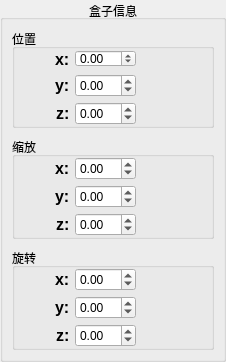
          <widget class="QGroupBox" name="PhantomBox">
           <property name="title">
            <string>盒子信息</string>
           </property>
           <property name="alignment">
            <set>Qt::AlignCenter</set>
           </property>
           <layout class="QGridLayout" name="gridLayout_4">
            <property name="leftMargin">
             <number>9</number>
            </property>
            <property name="topMargin">
             <number>9</number>
            </property>
            <property name="rightMargin">
             <number>9</number>
            </property>
            <property name="bottomMargin">
             <number>9</number>
            </property>
            <property name="horizontalSpacing">
             <number>6</number>
            </property>
            <property name="verticalSpacing">
             <number>9</number>
            </property>
            <item row="0" column="0">
             <widget class="QGroupBox" name="PhantomBoxPos">
              <property name="title">
               <string>位置</string>
              </property>
              <layout class="QGridLayout" name="gridLayout_8">
               <property name="leftMargin">
                <number>0</number>
               </property>
               <property name="topMargin">
                <number>0</number>
               </property>
               <property name="rightMargin">
                <number>0</number>
               </property>
               <property name="bottomMargin">
                <number>0</number>
               </property>
               <property name="spacing">
                <number>0</number>
               </property>
               <item row="0" column="0">
                <layout class="QVBoxLayout" name="verticalLayout_2">
                 <item>
                  <layout class="QHBoxLayout" name="horizontalLayout_4">
                   <item>
                    <spacer name="horizontalSpacer_23">
                     <property name="orientation">
                      <enum>Qt::Horizontal</enum>
                     </property>
                     <property name="sizeHint" stdset="0">
                      <size>
                       <width>40</width>
                       <height>20</height>
                      </size>
                     </property>
                    </spacer>
                   </item>
                   <item>
                    <widget class="QLabel" name="label_x">
                     <property name="font">
                      <font>
                       <pointsize>12</pointsize>
                       <weight>75</weight>
                       <bold>true</bold>
                      </font>
                     </property>
                     <property name="text">
                      <string>x:</string>
                     </property>
                    </widget>
                   </item>
                   <item>
                    <spacer name="horizontalSpacer_4">
                     <property name="orientation">
                      <enum>Qt::Horizontal</enum>
                     </property>
                     <property name="sizeType">
                      <enum>QSizePolicy::Fixed</enum>
                     </property>
                     <property name="sizeHint" stdset="0">
                      <size>
                       <width>5</width>
                       <height>20</height>
                      </size>
                     </property>
                    </spacer>
                   </item>
                   <item>
                    <widget class="QDoubleSpinBox" name="SpinBox_box_pos_x">
                     <property name="sizePolicy">
                      <sizepolicy hsizetype="Fixed" vsizetype="Fixed">
                       <horstretch>0</horstretch>
                       <verstretch>0</verstretch>
                      </sizepolicy>
                     </property>
                     <property name="minimumSize">
                      <size>
                       <width>60</width>
                       <height>17</height>
                      </size>
                     </property>
                     <property name="maximumSize">
                      <size>
                       <width>100</width>
                       <height>17</height>
                      </size>
                     </property>
                     <property name="decimals">
                      <number>2</number>
                     </property>
                     <property name="minimum">
                      <double>-99.989999999999995</double>
                     </property>
                     <property name="singleStep">
                      <double>0.100000000000000</double>
                     </property>
                    </widget>
                   </item>
                   <item>
                    <spacer name="horizontalSpacer_24">
                     <property name="orientation">
                      <enum>Qt::Horizontal</enum>
                     </property>
                     <property name="sizeType">
                      <enum>QSizePolicy::Fixed</enum>
                     </property>
                     <property name="sizeHint" stdset="0">
                      <size>
                       <width>75</width>
                       <height>20</height>
                      </size>
                     </property>
                    </spacer>
                   </item>
                  </layout>
                 </item>
                 <item>
                  <spacer name="verticalSpacer_6">
                   <property name="orientation">
                    <enum>Qt::Vertical</enum>
                   </property>
                   <property name="sizeType">
                    <enum>QSizePolicy::Fixed</enum>
                   </property>
                   <property name="sizeHint" stdset="0">
                    <size>
                     <width>20</width>
                     <height>5</height>
                    </size>
                   </property>
                  </spacer>
                 </item>
                 <item>
                  <layout class="QHBoxLayout" name="horizontalLayout_5">
                   <item>
                    <spacer name="horizontalSpacer_25">
                     <property name="orientation">
                      <enum>Qt::Horizontal</enum>
                     </property>
                     <property name="sizeHint" stdset="0">
                      <size>
                       <width>40</width>
                       <height>20</height>
                      </size>
                     </property>
                    </spacer>
                   </item>
                   <item>
                    <widget class="QLabel" name="label_y">
                     <property name="font">
                      <font>
                       <pointsize>12</pointsize>
                       <weight>75</weight>
                       <bold>true</bold>
                      </font>
                     </property>
                     <property name="text">
                      <string>y:</string>
                     </property>
                    </widget>
                   </item>
                   <item>
                    <spacer name="horizontalSpacer_5">
                     <property name="orientation">
                      <enum>Qt::Horizontal</enum>
                     </property>
                     <property name="sizeType">
                      <enum>QSizePolicy::Fixed</enum>
                     </property>
                     <property name="sizeHint" stdset="0">
                      <size>
                       <width>5</width>
                       <height>20</height>
                      </size>
                     </property>
                    </spacer>
                   </item>
                   <item>
                    <widget class="QDoubleSpinBox" name="SpinBox_box_pos_y">
                     <property name="decimals">
                      <number>2</number>
                     </property>
                     <property name="minimum">
                      <double>-99.989999999999995</double>
                     </property>
                     <property name="singleStep">
                      <double>0.100000000000000</double>
                     </property>
                    </widget>
                   </item>
                   <item>
                    <spacer name="horizontalSpacer_26">
                     <property name="orientation">
                      <enum>Qt::Horizontal</enum>
                     </property>
                     <property name="sizeType">
                      <enum>QSizePolicy::Fixed</enum>
                     </property>
                     <property name="sizeHint" stdset="0">
                      <size>
                       <width>75</width>
                       <height>20</height>
                      </size>
                     </property>
                    </spacer>
                   </item>
                  </layout>
                 </item>
                 <item>
                  <spacer name="verticalSpacer_7">
                   <property name="orientation">
                    <enum>Qt::Vertical</enum>
                   </property>
                   <property name="sizeType">
                    <enum>QSizePolicy::Fixed</enum>
                   </property>
                   <property name="sizeHint" stdset="0">
                    <size>
                     <width>20</width>
                     <height>5</height>
                    </size>
                   </property>
                  </spacer>
                 </item>
                 <item>
                  <layout class="QHBoxLayout" name="horizontalLayout_6">
                   <item>
                    <spacer name="horizontalSpacer_27">
                     <property name="orientation">
                      <enum>Qt::Horizontal</enum>
                     </property>
                     <property name="sizeHint" stdset="0">
                      <size>
                       <width>40</width>
                       <height>20</height>
                      </size>
                     </property>
                    </spacer>
                   </item>
                   <item>
                    <widget class="QLabel" name="label_z">
                     <property name="font">
                      <font>
                       <pointsize>12</pointsize>
                       <weight>75</weight>
                       <bold>true</bold>
                      </font>
                     </property>
                     <property name="text">
                      <string>z:</string>
                     </property>
                    </widget>
                   </item>
                   <item>
                    <spacer name="horizontalSpacer_6">
                     <property name="orientation">
                      <enum>Qt::Horizontal</enum>
                     </property>
                     <property name="sizeType">
                      <enum>QSizePolicy::Fixed</enum>
                     </property>
                     <property name="sizeHint" stdset="0">
                      <size>
                       <width>5</width>
                       <height>20</height>
                      </size>
                     </property>
                    </spacer>
                   </item>
                   <item>
                    <widget class="QDoubleSpinBox" name="SpinBox_box_pos_z">
                     <property name="decimals">
                      <number>2</number>
                     </property>
                     <property name="minimum">
                      <double>-99.989999999999995</double>
                     </property>
                     <property name="singleStep">
                      <double>0.100000000000000</double>
                     </property>
                    </widget>
                   </item>
                   <item>
                    <spacer name="horizontalSpacer_28">
                     <property name="orientation">
                      <enum>Qt::Horizontal</enum>
                     </property>
                     <property name="sizeType">
                      <enum>QSizePolicy::Fixed</enum>
                     </property>
                     <property name="sizeHint" stdset="0">
                      <size>
                       <width>75</width>
                       <height>20</height>
                      </size>
                     </property>
                    </spacer>
                   </item>
                  </layout>
                 </item>
                </layout>
               </item>
              </layout>
             </widget>
            </item>
            <item row="1" column="0">
             <widget class="QGroupBox" name="PhantomBoxSize">
              <property name="title">
               <string>缩放</string>
              </property>
              <layout class="QGridLayout" name="gridLayout_7">
               <property name="leftMargin">
                <number>0</number>
               </property>
               <property name="topMargin">
                <number>0</number>
               </property>
               <property name="rightMargin">
                <number>0</number>
               </property>
               <property name="bottomMargin">
                <number>0</number>
               </property>
               <property name="spacing">
                <number>0</number>
               </property>
               <item row="0" column="0">
                <layout class="QVBoxLayout" name="verticalLayout_3">
                 <item>
                  <layout class="QHBoxLayout" name="horizontalLayout_7">
                   <item>
                    <spacer name="horizontalSpacer_29">
                     <property name="orientation">
                      <enum>Qt::Horizontal</enum>
                     </property>
                     <property name="sizeHint" stdset="0">
                      <size>
                       <width>40</width>
                       <height>20</height>
                      </size>
                     </property>
                    </spacer>
                   </item>
                   <item>
                    <widget class="QLabel" name="label_x_2">
                     <property name="font">
                      <font>
                       <pointsize>12</pointsize>
                       <weight>75</weight>
                       <bold>true</bold>
                      </font>
                     </property>
                     <property name="text">
                      <string>x:</string>
                     </property>
                    </widget>
                   </item>
                   <item>
                    <spacer name="horizontalSpacer_7">
                     <property name="orientation">
                      <enum>Qt::Horizontal</enum>
                     </property>
                     <property name="sizeType">
                      <enum>QSizePolicy::Fixed</enum>
                     </property>
                     <property name="sizeHint" stdset="0">
                      <size>
                       <width>5</width>
                       <height>20</height>
                      </size>
                     </property>
                    </spacer>
                   </item>
                   <item>
                    <widget class="QDoubleSpinBox" name="SpinBox_box_size_x">
                     <property name="decimals">
                      <number>2</number>
                     </property>
                     <property name="minimum">
                      <double>-99.989999999999995</double>
                     </property>
                     <property name="singleStep">
                      <double>0.100000000000000</double>
                     </property>
                    </widget>
                   </item>
                   <item>
                    <spacer name="horizontalSpacer_30">
                     <property name="orientation">
                      <enum>Qt::Horizontal</enum>
                     </property>
                     <property name="sizeType">
                      <enum>QSizePolicy::Fixed</enum>
                     </property>
                     <property name="sizeHint" stdset="0">
                      <size>
                       <width>75</width>
                       <height>20</height>
                      </size>
                     </property>
                    </spacer>
                   </item>
                  </layout>
                 </item>
                 <item>
                  <spacer name="verticalSpacer_8">
                   <property name="orientation">
                    <enum>Qt::Vertical</enum>
                   </property>
                   <property name="sizeType">
                    <enum>QSizePolicy::Fixed</enum>
                   </property>
                   <property name="sizeHint" stdset="0">
                    <size>
                     <width>20</width>
                     <height>5</height>
                    </size>
                   </property>
                  </spacer>
                 </item>
                 <item>
                  <layout class="QHBoxLayout" name="horizontalLayout_8">
                   <item>
                    <spacer name="horizontalSpacer_31">
                     <property name="orientation">
                      <enum>Qt::Horizontal</enum>
                     </property>
                     <property name="sizeHint" stdset="0">
                      <size>
                       <width>40</width>
                       <height>20</height>
                      </size>
                     </property>
                    </spacer>
                   </item>
                   <item>
                    <widget class="QLabel" name="label_y_2">
                     <property name="font">
                      <font>
                       <pointsize>12</pointsize>
                       <weight>75</weight>
                       <bold>true</bold>
                      </font>
                     </property>
                     <property name="text">
                      <string>y:</string>
                     </property>
                    </widget>
                   </item>
                   <item>
                    <spacer name="horizontalSpacer_8">
                     <property name="orientation">
                      <enum>Qt::Horizontal</enum>
                     </property>
                     <property name="sizeType">
                      <enum>QSizePolicy::Fixed</enum>
                     </property>
                     <property name="sizeHint" stdset="0">
                      <size>
                       <width>5</width>
                       <height>20</height>
                      </size>
                     </property>
                    </spacer>
                   </item>
                   <item>
                    <widget class="QDoubleSpinBox" name="SpinBox_box_size_y">
                     <property name="decimals">
                      <number>2</number>
                     </property>
                     <property name="minimum">
                      <double>-99.989999999999995</double>
                     </property>
                     <property name="singleStep">
                      <double>0.100000000000000</double>
                     </property>
                    </widget>
                   </item>
                   <item>
                    <spacer name="horizontalSpacer_32">
                     <property name="orientation">
                      <enum>Qt::Horizontal</enum>
                     </property>
                     <property name="sizeType">
                      <enum>QSizePolicy::Fixed</enum>
                     </property>
                     <property name="sizeHint" stdset="0">
                      <size>
                       <width>75</width>
                       <height>20</height>
                      </size>
                     </property>
                    </spacer>
                   </item>
                  </layout>
                 </item>
                 <item>
                  <spacer name="verticalSpacer_9">
                   <property name="orientation">
                    <enum>Qt::Vertical</enum>
                   </property>
                   <property name="sizeType">
                    <enum>QSizePolicy::Fixed</enum>
                   </property>
                   <property name="sizeHint" stdset="0">
                    <size>
                     <width>20</width>
                     <height>5</height>
                    </size>
                   </property>
                  </spacer>
                 </item>
                 <item>
                  <layout class="QHBoxLayout" name="horizontalLayout_9">
                   <item>
                    <spacer name="horizontalSpacer_33">
                     <property name="orientation">
                      <enum>Qt::Horizontal</enum>
                     </property>
                     <property name="sizeHint" stdset="0">
                      <size>
                       <width>40</width>
                       <height>20</height>
                      </size>
                     </property>
                    </spacer>
                   </item>
                   <item>
                    <widget class="QLabel" name="label_z_2">
                     <property name="font">
                      <font>
                       <pointsize>12</pointsize>
                       <weight>75</weight>
                       <bold>true</bold>
                      </font>
                     </property>
                     <property name="text">
                      <string>z:</string>
                     </property>
                    </widget>
                   </item>
                   <item>
                    <spacer name="horizontalSpacer_9">
                     <property name="orientation">
                      <enum>Qt::Horizontal</enum>
                     </property>
                     <property name="sizeType">
                      <enum>QSizePolicy::Fixed</enum>
                     </property>
                     <property name="sizeHint" stdset="0">
                      <size>
                       <width>5</width>
                       <height>20</height>
                      </size>
                     </property>
                    </spacer>
                   </item>
                   <item>
                    <widget class="QDoubleSpinBox" name="SpinBox_box_size_z">
                     <property name="decimals">
                      <number>2</number>
                     </property>
                     <property name="minimum">
                      <double>-99.989999999999995</double>
                     </property>
                     <property name="singleStep">
                      <double>0.100000000000000</double>
                     </property>
                    </widget>
                   </item>
                   <item>
                    <spacer name="horizontalSpacer_34">
                     <property name="orientation">
                      <enum>Qt::Horizontal</enum>
                     </property>
                     <property name="sizeType">
                      <enum>QSizePolicy::Fixed</enum>
                     </property>
                     <property name="sizeHint" stdset="0">
                      <size>
                       <width>75</width>
                       <height>20</height>
                      </size>
                     </property>
                    </spacer>
                   </item>
                  </layout>
                 </item>
                </layout>
               </item>
              </layout>
             </widget>
            </item>
            <item row="2" column="0">
             <widget class="QGroupBox" name="PhantomBoxRot">
              <property name="title">
               <string>旋转</string>
              </property>
              <layout class="QGridLayout" name="gridLayout_6">
               <property name="leftMargin">
                <number>0</number>
               </property>
               <property name="topMargin">
                <number>0</number>
               </property>
               <property name="rightMargin">
                <number>0</number>
               </property>
               <property name="bottomMargin">
                <number>0</number>
               </property>
               <property name="spacing">
                <number>0</number>
               </property>
               <item row="0" column="0">
                <layout class="QVBoxLayout" name="verticalLayout_4">
                 <item>
                  <layout class="QHBoxLayout" name="horizontalLayout_10">
                   <item>
                    <spacer name="horizontalSpacer_35">
                     <property name="orientation">
                      <enum>Qt::Horizontal</enum>
                     </property>
                     <property name="sizeHint" stdset="0">
                      <size>
                       <width>40</width>
                       <height>20</height>
                      </size>
                     </property>
                    </spacer>
                   </item>
                   <item>
                    <widget class="QLabel" name="label_x_3">
                     <property name="font">
                      <font>
                       <pointsize>12</pointsize>
                       <weight>75</weight>
                       <bold>true</bold>
                      </font>
                     </property>
                     <property name="text">
                      <string>x:</string>
                     </property>
                    </widget>
                   </item>
                   <item>
                    <spacer name="horizontalSpacer_10">
                     <property name="orientation">
                      <enum>Qt::Horizontal</enum>
                     </property>
                     <property name="sizeType">
                      <enum>QSizePolicy::Fixed</enum>
                     </property>
                     <property name="sizeHint" stdset="0">
                      <size>
                       <width>5</width>
                       <height>20</height>
                      </size>
                     </property>
                    </spacer>
                   </item>
                   <item>
                    <widget class="QDoubleSpinBox" name="SpinBox_box_rot_x">
                     <property name="decimals">
                      <number>2</number>
                     </property>
                     <property name="minimum">
                      <double>-99.989999999999995</double>
                     </property>
                     <property name="singleStep">
                      <double>0.100000000000000</double>
                     </property>
                    </widget>
                   </item>
                   <item>
                    <spacer name="horizontalSpacer_36">
                     <property name="orientation">
                      <enum>Qt::Horizontal</enum>
                     </property>
                     <property name="sizeType">
                      <enum>QSizePolicy::Fixed</enum>
                     </property>
                     <property name="sizeHint" stdset="0">
                      <size>
                       <width>75</width>
                       <height>20</height>
                      </size>
                     </property>
                    </spacer>
                   </item>
                  </layout>
                 </item>
                 <item>
                  <spacer name="verticalSpacer_10">
                   <property name="orientation">
                    <enum>Qt::Vertical</enum>
                   </property>
                   <property name="sizeHint" stdset="0">
                    <size>
                     <width>20</width>
                     <height>5</height>
                    </size>
                   </property>
                  </spacer>
                 </item>
                 <item>
                  <layout class="QHBoxLayout" name="horizontalLayout_11">
                   <item>
                    <spacer name="horizontalSpacer_37">
                     <property name="orientation">
                      <enum>Qt::Horizontal</enum>
                     </property>
                     <property name="sizeHint" stdset="0">
                      <size>
                       <width>40</width>
                       <height>20</height>
                      </size>
                     </property>
                    </spacer>
                   </item>
                   <item>
                    <widget class="QLabel" name="label_y_3">
                     <property name="font">
                      <font>
                       <pointsize>12</pointsize>
                       <weight>75</weight>
                       <bold>true</bold>
                      </font>
                     </property>
                     <property name="text">
                      <string>y:</string>
                     </property>
                    </widget>
                   </item>
                   <item>
                    <spacer name="horizontalSpacer_11">
                     <property name="orientation">
                      <enum>Qt::Horizontal</enum>
                     </property>
                     <property name="sizeType">
                      <enum>QSizePolicy::Fixed</enum>
                     </property>
                     <property name="sizeHint" stdset="0">
                      <size>
                       <width>5</width>
                       <height>20</height>
                      </size>
                     </property>
                    </spacer>
                   </item>
                   <item>
                    <widget class="QDoubleSpinBox" name="SpinBox_box_rot_y">
                     <property name="decimals">
                      <number>2</number>
                     </property>
                     <property name="minimum">
                      <double>-99.989999999999995</double>
                     </property>
                     <property name="singleStep">
                      <double>0.100000000000000</double>
                     </property>
                    </widget>
                   </item>
                   <item>
                    <spacer name="horizontalSpacer_38">
                     <property name="orientation">
                      <enum>Qt::Horizontal</enum>
                     </property>
                     <property name="sizeType">
                      <enum>QSizePolicy::Fixed</enum>
                     </property>
                     <property name="sizeHint" stdset="0">
                      <size>
                       <width>75</width>
                       <height>20</height>
                      </size>
                     </property>
                    </spacer>
                   </item>
                  </layout>
                 </item>
                 <item>
                  <spacer name="verticalSpacer_11">
                   <property name="orientation">
                    <enum>Qt::Vertical</enum>
                   </property>
                   <property name="sizeHint" stdset="0">
                    <size>
                     <width>20</width>
                     <height>5</height>
                    </size>
                   </property>
                  </spacer>
                 </item>
                 <item>
                  <layout class="QHBoxLayout" name="horizontalLayout_12">
                   <item>
                    <spacer name="horizontalSpacer_39">
                     <property name="orientation">
                      <enum>Qt::Horizontal</enum>
                     </property>
                     <property name="sizeHint" stdset="0">
                      <size>
                       <width>40</width>
                       <height>20</height>
                      </size>
                     </property>
                    </spacer>
                   </item>
                   <item>
                    <widget class="QLabel" name="label_z_3">
                     <property name="font">
                      <font>
                       <pointsize>12</pointsize>
                       <weight>75</weight>
                       <bold>true</bold>
                      </font>
                     </property>
                     <property name="text">
                      <string>z:</string>
                     </property>
                    </widget>
                   </item>
                   <item>
                    <spacer name="horizontalSpacer_12">
                     <property name="orientation">
                      <enum>Qt::Horizontal</enum>
                     </property>
                     <property name="sizeType">
                      <enum>QSizePolicy::Fixed</enum>
                     </property>
                     <property name="sizeHint" stdset="0">
                      <size>
                       <width>5</width>
                       <height>20</height>
                      </size>
                     </property>
                    </spacer>
                   </item>
                   <item>
                    <widget class="QDoubleSpinBox" name="SpinBox_box_rot_z">
                     <property name="decimals">
                      <number>2</number>
                     </property>
                     <property name="minimum">
                      <double>-99.989999999999995</double>
                     </property>
                     <property name="singleStep">
                      <double>0.100000000000000</double>
                     </property>
                    </widget>
                   </item>
                   <item>
                    <spacer name="horizontalSpacer_40">
                     <property name="orientation">
                      <enum>Qt::Horizontal</enum>
                     </property>
                     <property name="sizeType">
                      <enum>QSizePolicy::Fixed</enum>
                     </property>
                     <property name="sizeHint" stdset="0">
                      <size>
                       <width>75</width>
                       <height>20</height>
                      </size>
                     </property>
                    </spacer>
                   </item>
                  </layout>
                 </item>
                </layout>
               </item>
              </layout>
             </widget>
            </item>
           </layout>
          </widget>
